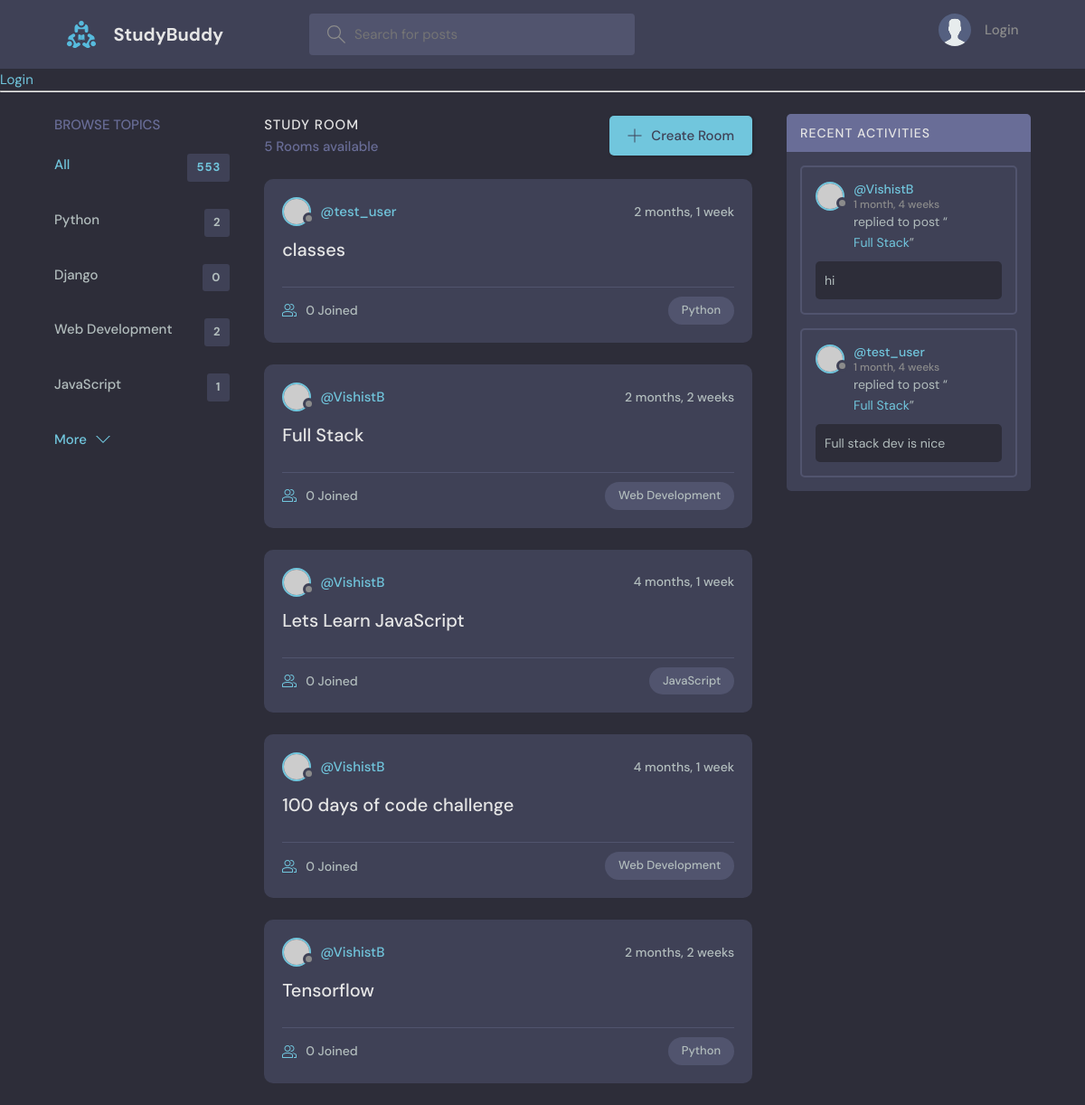
The app's page /, older data.
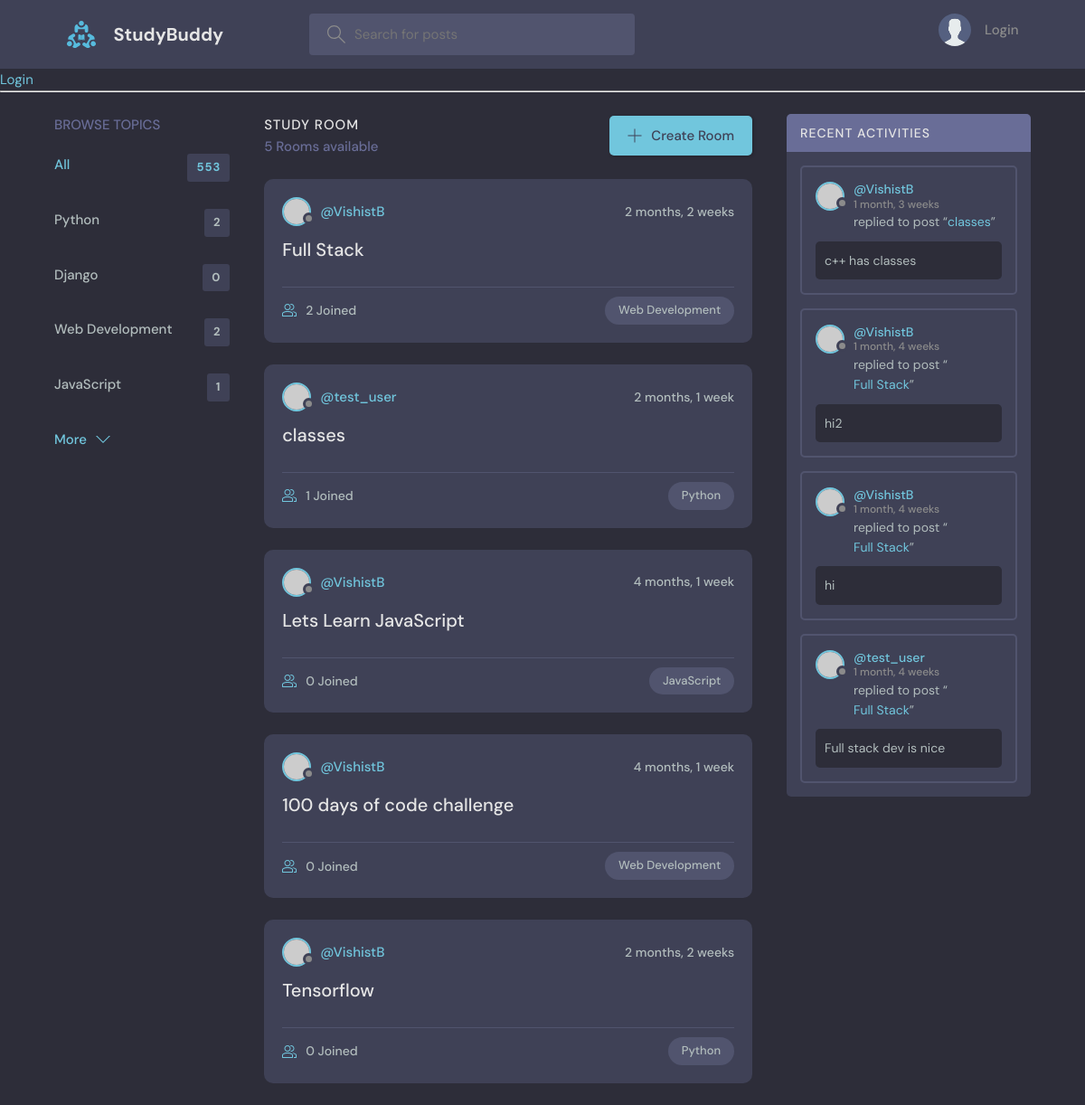
The same page, newer data.
### base/models.py (models this page shows, shortened)
class Topic(models.Model):
    name = models.CharField(max_length=200)

class Room(models.Model):
    host = models.ForeignKey(User, on_delete=models.SET_NULL, null=True)
    topic= models.ForeignKey(Topic, on_delete=models.SET_NULL, null=True)
    name=models.CharField(max_length=200)
    description= models.TextField(null=True,blank=True)
    participants=models.ManyToManyField(User, related_name='participants', blank=True)
    updated=models.DateTimeField(auto_now=True)
    created=models.DateTimeField(auto_now_add=True)
    class Meta:
        ordering = ['-updated', 'created']
    def __str__(self):
        return self.name

class Message(models.Model):
    user = models.ForeignKey(User, on_delete=models.CASCADE)
    room = models.ForeignKey(Room, on_delete=models.CASCADE)
    body = models.TextField()
    updated=models.DateTimeField(auto_now=True)
    created=models.DateTimeField(auto_now_add=True)
    class Meta:
        ordering = ['-updated', 'created']

### base/views.py (the view)
# urls.py: path('',views.home, name="home"),
def home(request):
    q = request.GET.get('q') if request.GET.get('q')!=None else ''
    rooms=Room.objects.filter(Q(topic__name__icontains=q)|Q(name__icontains=q)|Q(description__icontains=q))
    topics=Topic.objects.all()
    room_count=rooms.count()
    room_messages= Message.objects.filter(Q(room__topic__name__icontains=q))
    context={'rooms':rooms, 'topics':topics, 'room_count':room_count, 'room_messages': room_messages}
    return render(request, 'base/home.html', context)

### base/templates/base/home.html (shortened to what this page needs)
{% extends 'main.html' %}
{% block content%}
    <main class="layout layout--3">
      <div class="container">
        {% include 'base/topics_components.html' %}
        <div class="roomList">
          <div class="roomList__header">
            <div>
              <h2>Study Room</h2>
              <p>{{rooms.count}} Rooms available</p>
            </div>
            <a class="btn btn--main" href="{% url 'create-room' %}">
              <svg version="1.1" xmlns="http://www.w3.org/2000/svg" width="32" height="32" viewBox="0 0 32 32">
                <title>add</title>
                <path
                  d="M16.943 0.943h-1.885v14.115h-14.115v1.885h14.115v14.115h1.885v-14.115h14.115v-1.885h-14.115v-14.115z"
                ></path>
              </svg>
              Create Room
            </a>
          </div>
          {% include 'base/feed_component.html' %}
        </div>
        {% include 'base/activity_component.html' %}
      </div>
    </main>
{% endblock %}

### base/templates/base/topics_components.html
<div class="topics">
    <div class="topics__header">
      <h2>Browse Topics</h2>
    </div>
    <ul class="topics__list">
      <li>
        <a href="{% url 'home' %}" class="active">All <span>553</span></a>
      </li>
      {% for topic in topics %}
      <li>
        <a href="{% url 'home' %}?q={{topic.name}}">{{topic.name}}<span>{{topic.room_set.all.count}}</span></a>
      </li>
      {% endfor %}
    </ul>
    <a class="btn btn--link" href="topics.html">
      More
      <svg version="1.1" xmlns="http://www.w3.org/2000/svg" width="32" height="32" viewBox="0 0 32 32">
        <title>chevron-down</title>
        <path d="M16 21l-13-13h-3l16 16 16-16h-3l-13 13z"></path>
      </svg>
    </a>
  </div>

### base/templates/base/feed_component.html (shortened to what this page needs)
{% for room in rooms %}
<div class="roomListRoom">
    <div class="roomListRoom__header">
      <a href="{% url 'user-profile' room.host.id %}" class="roomListRoom__author">
        <div class="avatar avatar--small">
          <img src="https://randomuser.me/api/portraits/women/11.jpg" />
        </div>
        <span>@{{room.host.username}}</span>
      </a>
      <div class="roomListRoom__actions">
        <span>{{room.created|timesince}}</span>
      </div>
    </div>
    <div class="roomListRoom__content">
      <a href="{% url 'room' room.id%}">{{room.name}}</a>
    </div>
    <div class="roomListRoom__meta">
      <a href="{% url 'room' room.id%}" class="roomListRoom__joined">
        {{room.participants.all.count}} Joined
      </a>
      <p class="roomListRoom__topic">{{room.topic.name}}</p>
    </div>
  </div>
{% endfor %}

### base/templates/base/activity_component.html (shortened to what this page needs)
<div class="activities">
    <div class="activities__header">
      <h2>Recent Activities</h2>
    </div>
    {% for message in room_messages %}
    <div class="activities__box">
      <div class="activities__boxHeader roomListRoom__header">
        <a href="{% url 'user-profile' message.user.id%}" class="roomListRoom__author">
          <div class="avatar avatar--small">
            <img src="https://randomuser.me/api/portraits/women/11.jpg" />
          </div>
          <p>
            @{{message.user}}
            <span>{{message.created|timesince}}</span>
          </p>
        </a>
      </div>
      <div class="activities__boxContent">
        <p>replied to post “<a href="{% url 'room' message.room.id %}">{{message.room}}</a>”</p>
        <div class="activities__boxRoomContent">
          {{message.body}}
        </div>
      </div>
    </div>
    {% endfor %}
  </div>

Row changes from the older to the newer data that the page shows:
changed Room "Full Stack": participants.all.count "0" → "2"; moves up the list
computed for Room "classes": participants.all.count "0" → "1"
added Message: user "VishistB", created "1 month, 3 weeks", room "classes", body "c++ has classes"
added Message: user "VishistB", created "1 month, 4 weeks", room "Full Stack", body "hi2"
